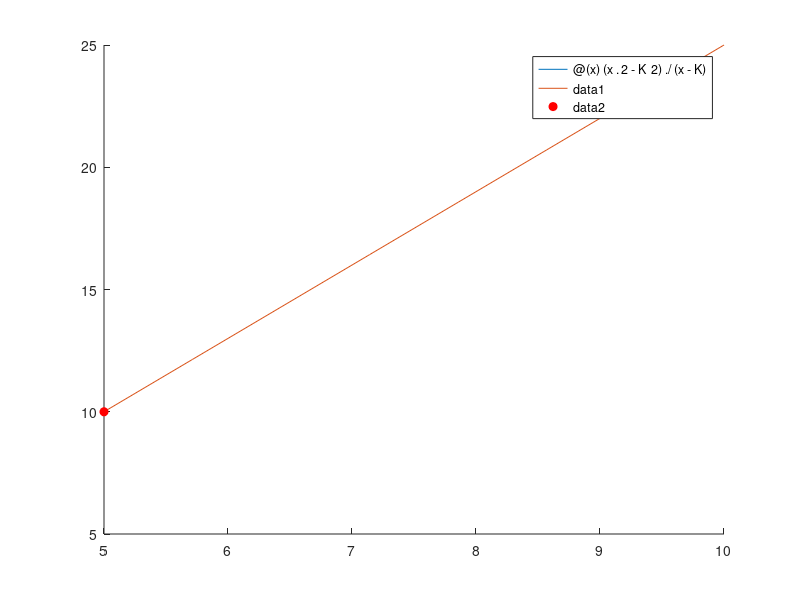

Here is the MATLAB script that generated this plot: (Note: this script raises an error after producing the figure.)
K = 5; a = 3;

p = 2*K;
q = K*(2-a);

f1 = @(x) (x.^2 - K^2)./(x - K);
f2 = @(x) a*x + q;

figure
hold on

fplot(f1, [0 K])
fplot(f2, [K 2*K])

plot(K, p, 'ro', 'MarkerFaceColor','r')

xline(K, '--k')

title('Fungsi Biaya Kontinu')
xlabel('x')
ylabel('C(x)')

grid on
